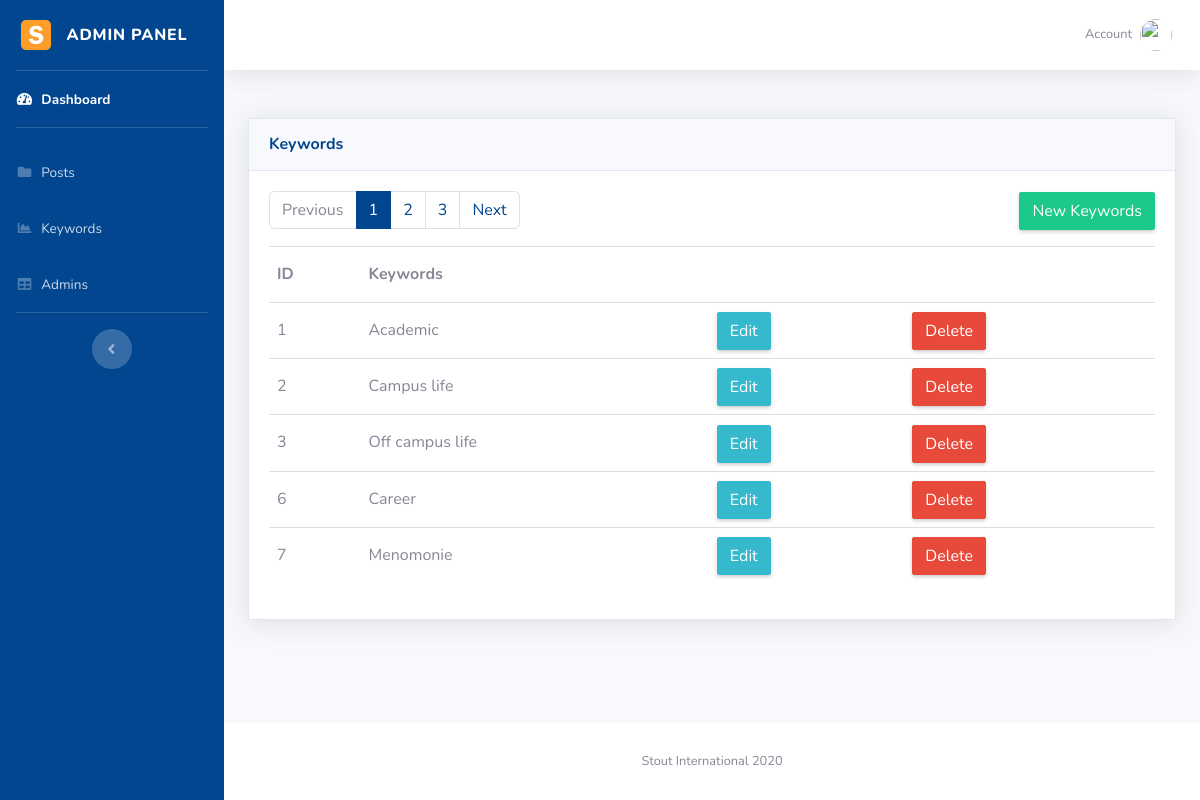
Screenshot of /public/user/keywords/index.php (signed in) with the database file from the repository.
### tables this page shows
CREATE TABLE `keywords` (
  `id` int(11) NOT NULL,
  `name` varchar(255) DEFAULT NULL,
  `created_at` timestamp NOT NULL DEFAULT CURRENT_TIMESTAMP,
  `updated_at` timestamp NOT NULL DEFAULT CURRENT_TIMESTAMP ON UPDATE CURRENT_TIMESTAMP
);

### private/functions.php (called while the page is built, shortened)
<?php
    function url_for($script_path) {
    return WWW_ROOT . $script_path;
    }
    function u($string="") {
        return urlencode($string);
    }
    function h($string="") {
        return htmlspecialchars($string);
    }
?>

### public/user/keywords/index.php (the view, shortened to what this page needs)
<?php require_once('../../../private/initialize.php'); ?>
<?php
  include(PUBLIC_PATH . '/dashboard/includes/admin_header.php');
  include(PUBLIC_PATH . '/dashboard/includes/admin_navbar.php');
?>
<div id="content-wrapper" class="d-flex flex-column">
    <div id="content">
        <?php include(PUBLIC_PATH . '/dashboard/includes/admin_topbar.php');  ?>
        <div class="container-fluid">
            <div class="card shadow mb-4">
                <div class="card-header py-3">
                    <h6 class="m-0 font-weight-bold text-primary">Keywords</h6>
                </div>
                <div class="card-body">
                    <div class="table-top">
                        <div class="paginator-wrap">
                            <?php
                                    $query = "SELECT * FROM keywords";
                                    $limit = ( isset( $_GET['limit'] ) ) ? $_GET['limit'] : 5;
                                    $page = ( isset( $_GET['page'] ) ) ? $_GET['page'] : 1;
                                    $links = 5;
                                    $paginator = new Paginator( $db, $query );
                                    $results = $paginator->getData( $limit, $page );
                                    echo $paginator->createLinks( $links, 'pagination' );
                                ?>
                        </div>
                        <span class="actions">
                            <a class=" btn btn-success btn-md" href="<?php echo url_for('/user/keywords/new.php'); ?>">
                                New Keywords
                            </a>
                        </span>
                    </div>
                    <table class="table table-hover">
                        <tr>
                            <th>ID</th>
                            <th>Keywords</th>
                            <th>&nbsp;</th>
                            <th>&nbsp;</th>
                        </tr>
                        <?php for ($i = 0; $i < count($results->data); $i++): ?>
                        <?php
                            $keyword = $results->data[$i];
                            ?> <tr>
                            <td><?php echo $keyword['id']; ?></td>
                            <td><?php echo $keyword['name']; ?></td>
                            <td><a class="btn btn-info btn-md"
                                    href="<?php echo url_for('/user/keywords/edit.php?id=' . h(u($keyword['id']))); ?>"
                                    role='button'>Edit</a>
                            </td>
                            <td>
                                <a class="btn btn-danger btn-md"
                                    href="<?php echo url_for('/user/keywords/delete.php?id=' . h(u($keyword['id']))); ?>"
                                    role="button">Delete</a>
                            </td>
                        </tr>
                        <?php endfor; ?>
                    </table>
                </div>
            </div>
        </div>
    </div>
    <?php
include(PUBLIC_PATH . '/dashboard/includes/admin_footer.php');
?>

### public/dashboard/css/custom.css (style rules this page uses)
Table Table .table>thead>tr>th, .table>tbody>tr>th, .table>tfoot>tr>th, .table>thead>tr>td, .table>tbody>tr>td, .table>tfoot>tr>td { padding: 8px; line-height: 2.42857143; vertical-align: top; border-top: 1px solid #ddd; }
.table-top { display: flex; flex-direction: row; align-items: baseline; justify-content: space-between; }
.actions { margin-bottom: 1em; }
.text-primary { color: #024690 !important; }
.card { border-radius: 2px; }
.card-header { border-radius: .35rem .35rem 0 0; }
.btn { box-shadow: rgba(0, 0, 0, 0.25) 0px 2px 4px -0.75px; border-radius: 2px !important; }
a { color: #2C81DE; }

### public/dashboard/css/jcf.css (style rules this page uses)
html { box-sizing: border-box; }
*, *:before, *:after { box-sizing: inherit; }

### rows the page displays
keywords: id "1", name "Academic"
keywords: id "2", name "Campus life"
keywords: id "3", name "Off campus life"
keywords: id "6", name "Career"
keywords: id "7", name "Menomonie"
